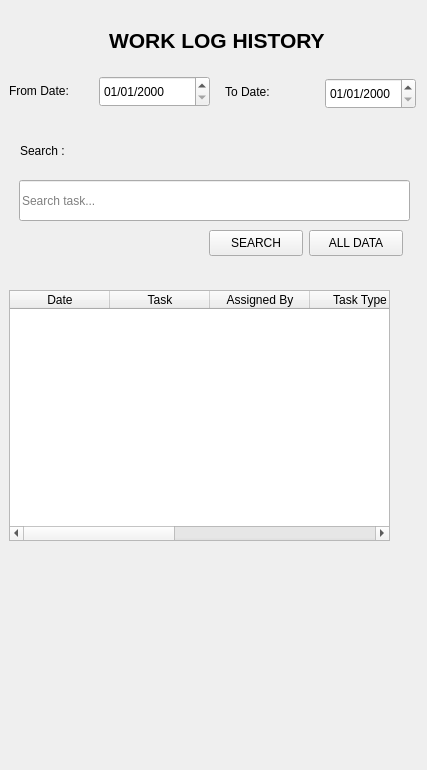
<?xml version="1.0" encoding="UTF-8"?>
<ui version="4.0">
 <class>ViewLogs</class>
 <widget class="QWidget" name="ViewLogs">
  <property name="geometry">
   <rect>
    <x>0</x>
    <y>0</y>
    <width>427</width>
    <height>770</height>
   </rect>
  </property>
  <property name="windowTitle">
   <string>Work Log History</string>
  </property>
  <widget class="QLabel" name="lblTitle">
   <property name="geometry">
    <rect>
     <x>109</x>
     <y>20</y>
     <width>221</width>
     <height>41</height>
    </rect>
   </property>
   <property name="font">
    <font>
     <pointsize>16</pointsize>
     <bold>true</bold>
    </font>
   </property>
   <property name="text">
    <string>WORK LOG HISTORY</string>
   </property>
  </widget>
  <widget class="QDateEdit" name="fromDateEdit">
   <property name="geometry">
    <rect>
     <x>99</x>
     <y>76</y>
     <width>111</width>
     <height>31</height>
    </rect>
   </property>
   <property name="displayFormat">
    <string>dd/MM/yyyy</string>
   </property>
  </widget>
  <widget class="QLabel" name="label">
   <property name="geometry">
    <rect>
     <x>9</x>
     <y>80</y>
     <width>81</width>
     <height>21</height>
    </rect>
   </property>
   <property name="text">
    <string>From Date:</string>
   </property>
  </widget>
  <widget class="QDateEdit" name="fromDateEdit_2">
   <property name="geometry">
    <rect>
     <x>325</x>
     <y>78</y>
     <width>91</width>
     <height>31</height>
    </rect>
   </property>
   <property name="displayFormat">
    <string>dd/MM/yyyy</string>
   </property>
  </widget>
  <widget class="QLabel" name="toDate">
   <property name="geometry">
    <rect>
     <x>225</x>
     <y>81</y>
     <width>81</width>
     <height>21</height>
    </rect>
   </property>
   <property name="text">
    <string>To Date:</string>
   </property>
  </widget>
  <widget class="QPushButton" name="searchButton">
   <property name="geometry">
    <rect>
     <x>209</x>
     <y>230</y>
     <width>94</width>
     <height>26</height>
    </rect>
   </property>
   <property name="text">
    <string>SEARCH</string>
   </property>
  </widget>
  <widget class="QPushButton" name="allDataButton">
   <property name="geometry">
    <rect>
     <x>309</x>
     <y>230</y>
     <width>94</width>
     <height>26</height>
    </rect>
   </property>
   <property name="text">
    <string>ALL DATA</string>
   </property>
  </widget>
  <widget class="QLineEdit" name="searchEdit">
   <property name="geometry">
    <rect>
     <x>19</x>
     <y>180</y>
     <width>391</width>
     <height>41</height>
    </rect>
   </property>
   <property name="placeholderText">
    <string>Search task...</string>
   </property>
  </widget>
  <widget class="QTableWidget" name="logTable">
   <property name="geometry">
    <rect>
     <x>9</x>
     <y>290</y>
     <width>381</width>
     <height>251</height>
    </rect>
   </property>
   <column>
    <property name="text">
     <string>Date</string>
    </property>
   </column>
   <column>
    <property name="text">
     <string>Task</string>
    </property>
   </column>
   <column>
    <property name="text">
     <string>Assigned By</string>
    </property>
   </column>
   <column>
    <property name="text">
     <string>Task Type</string>
    </property>
   </column>
   <column>
    <property name="text">
     <string>Hours</string>
    </property>
   </column>
   <column>
    <property name="text">
     <string>Status</string>
    </property>
   </column>
   <column>
    <property name="text">
     <string>Remarks</string>
    </property>
   </column>
  </widget>
  <widget class="QLabel" name="labelsearchEdit">
   <property name="geometry">
    <rect>
     <x>20</x>
     <y>140</y>
     <width>81</width>
     <height>21</height>
    </rect>
   </property>
   <property name="text">
    <string>Search :</string>
   </property>
  </widget>
 </widget>
 <resources/>
 <connections/>
</ui>
